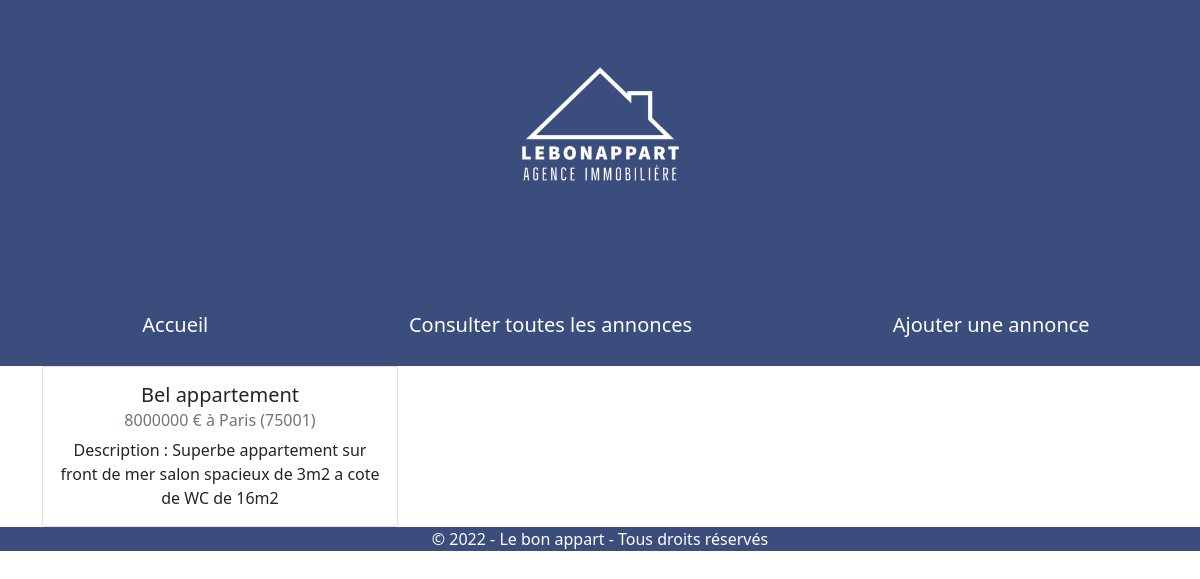
The app's page /details.php?action=detail&price=8000000 with its own data.
### tables this page shows
CREATE TABLE `advert` (
  `id` int(11) NOT NULL,
  `title` varchar(150) NOT NULL,
  `description` text NOT NULL,
  `postal_code` varchar(5) NOT NULL,
  `city` varchar(30) NOT NULL,
  `type` enum('location','vente') NOT NULL,
  `price` varchar(15) NOT NULL,
  `reservation_message` text NOT NULL
);

### inc/init.inc.php (called while the page is built, shortened)
<?php
$content = '';
?>

### details.php (the view)
<?php require_once './inc/header.inc.php'; ?>
<?php
if (isset($_GET['action']) && $_GET['action'] == 'detail') {
    $bien = $pdo->query("SELECT * FROM advert WHERE price = '$_GET[price]'");
    $info = $bien->fetch(PDO::FETCH_ASSOC);
    $content .= '<div class="container"><div class="row"><div class="col-4">';
    $content .= '<div class="card"><div class="card-body text-center">';
    $content .= "<h5 class=\"card-title\">$info[title]</h5>";
    $content .= "<h6 class=\"card-subtitle mb-2 text-muted\">$info[price] € à $info[city]  ($info[postal_code])</h6>";
    $content .= "<p class=\"card-text\">Description : $info[description]</p>";
    $content .= '</div></div></div></div></div>';
}
?>
<?php echo $content; ?>
<?php require_once './inc/footer.inc.php'; ?>

### css/style.css (style rules this page uses)
* { margin: 0px; padding: 0px; box-sizing: border-box; }
body { background-color:white; color: black; font-family: 'Roboto', sans-serif; }

### records on screen
advert: title "Bel appartement", price "8000000", city "Paris", postal_code "75001", description "Superbe appartement sur front de mer salon spacieux de 3m2 a cote de WC de 16m2"
